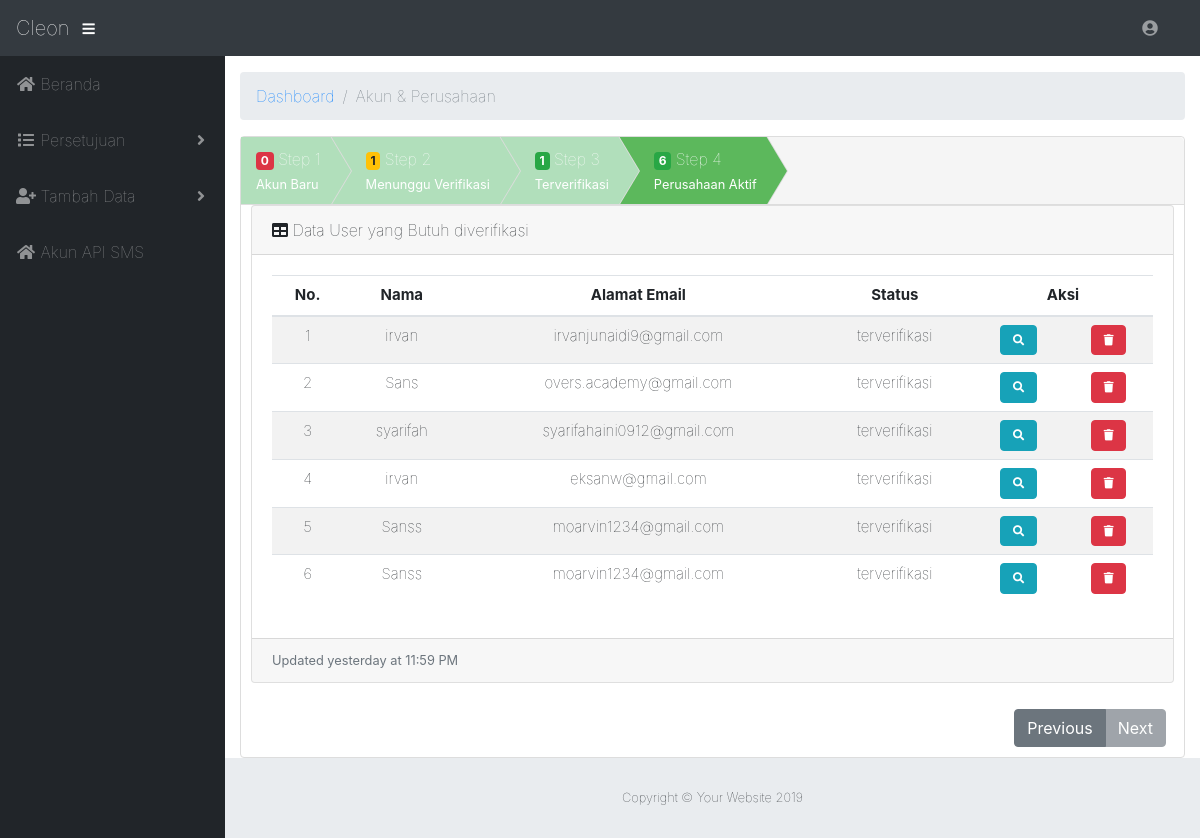
Page /admin/pengajuan_akun.php (signed in) on the committed database.
### tables this page shows
CREATE TABLE `tb_perusahaan` (
  `id_perusahaan` int(11) NOT NULL,
  `id_akun` int(11) NOT NULL,
  `nm_perusahaan` varchar(50) NOT NULL,
  `alamat_perusahaan` varchar(50) NOT NULL,
  `status_aktif` enum('terkirim','ditolak','diterima') NOT NULL
);

CREATE TABLE `tb_akun` (
  `id_akun` int(11) NOT NULL,
  `username` varchar(50) NOT NULL,
  `email` varchar(50) NOT NULL,
  `password` varchar(32) NOT NULL,
  `status_akun` enum('pengajuan','belum_verifikasi','terverifikasi','ditolak') NOT NULL DEFAULT 'pengajuan',
  `level` enum('admin','user') NOT NULL DEFAULT 'user',
  `hint` varchar(32) NOT NULL,
  `tipe_akun` enum('perusahaan','mitra') NOT NULL,
  `nm_user` varchar(50) NOT NULL,
  `no_hp` varchar(100) NOT NULL
);

### admin/pengajuan_akun.php (the view, shortened to what this page needs)
<?php
include '../koneksi/koneksi.php';
?>
<!DOCTYPE html>
<html lang="en">
<?php include 'view/head.php'; ?>
<body id="page-top">
<?php include 'view/navbar.php'; ?>
  <div id="wrapper">
    <?php include 'view/sidebar.php'; ?>
    <div id="content-wrapper">
      <div class="container-fluid">
        <ol class="breadcrumb">
          <li class="breadcrumb-item">
            <a href="index.php">Dashboard</a>
          </li>
          <li class="breadcrumb-item active">Akun & Perusahaan</li>
        </ol>
 <?php
 $nonaktiv  = mysqli_query($config,"SELECT * FROM tb_akun WHERE status_akun='pengajuan' OR status_akun='ditolak' AND level='user'");
  $count    = mysqli_num_rows($nonaktiv);
  $tempat   = mysqli_query($config,"SELECT * FROM tb_akun WHERE status_akun='belum_verifikasi' AND level='user'");
  $count2   = mysqli_num_rows($tempat);
  $tempat3  = mysqli_query($config,"SELECT * FROM tb_akun JOIN tb_perusahaan ON tb_akun.id_akun=tb_perusahaan.id_akun WHERE tb_perusahaan.status_aktif='terkirim' AND tb_akun.status_akun='terverifikasi' AND level='user' OR tb_perusahaan.status_aktif='ditolak' AND tb_akun.status_akun='terverifikasi' AND level='user'");
  $count3   = mysqli_num_rows($tempat3);
  $tempat4  = mysqli_query($config,"SELECT * FROM tb_akun JOIN tb_perusahaan ON tb_akun.id_akun=tb_perusahaan.id_akun WHERE tb_perusahaan.status_aktif='diterima' AND tb_akun.status_akun='terverifikasi' AND level='user'");
  $count4   = mysqli_num_rows($tempat4);
 ?>
        <div id="smartwizard">
            <ul>
                <li><a href="#step-1"><span class="badge badge-danger"><?php echo $count ?></span> Step 1<br /><small> Akun Baru</small></a></li>
                <li class=""><a href="#step-2"><span class="badge badge-warning"><?php echo $count2 ?></span> Step 2<br /><small> Menunggu Verifikasi</small></a></li>
                <li><a href="#step-3"><span class="badge badge-success"><?php echo $count3 ?></span> Step 3<br /><small> Terverifikasi</small></a></li>
                <li><a href="#step-4"><span class="badge badge-success"><?php echo $count4 ?></span> Step 4<br /><small> Perusahaan Aktif</small></a></li>
            </ul>
            <div>
                <div id="step-4" class="">
                  <div class="card mb-3">
                  <div class="card-header">
                  <i class="fas fa-table"></i>
                  Data User yang Butuh diverifikasi</div>
                  <div class="card-body">
                  <div class="table-responsive">
                    <table class="table table-striped" id="dataTable" width="100%" cellspacing="0">
                      <thead>
                        <tr>
                          <th><center>No.</center></th>
                          <th><center>Nama</center></th>
                          <th><center>Alamat Email</center></th>
                          <th><center>Status</center></th>
                          <th colspan="2"><center>Aksi</center></th>
                        </tr>
                      </thead>
                      <tbody>
                        <?php
                          $no=1;
                          while($akun=mysqli_fetch_array($tempat4)){
                        ?>
                        <tr>
                          <td><center><?php echo $no++?></center></td>
                          <td><center><?php echo $akun['nm_user'] ?></center></td>
                          <td><center><?php echo $akun['email'] ?></center></td>
                          <td><center><?php echo $akun['status_akun'] ?></center></td>
                          <td><center><a href="#" class="smaller btn btn-info" title="edit" data-toggle="modal" data-target="#lihat<?php echo $akun['id_akun'];?>"><i class="smaller fas fa-search"></i></a></center></td>
                          <td><center><a href="../aksi/admin/hapus_akun.php?id=<?php echo $akun['id_akun'];?>" class="smaller btn btn-danger" onclick="return confirm('Anda yakin mau menghapus data ini ?')"><i class="smaller fas fa-trash"></i></a></center></td>
                        </tr>
                        <?php
                          }
                        ?>
                      </tbody>
                    </table>
                  </div>
                  </div>
                  <div class="card-footer small text-muted">Updated yesterday at 11:59 PM</div>
                  </div>
                </div>
            </div>
        </div>
      <?php include 'view/footer.php'; ?>
    </div>
  </div>
</body>
</html>

### rows in the picture
tb_perusahaan: id_akun.nm_user "irvan", id_akun.email "irvanjunaidi9@gmail.com", id_akun.status_akun "terverifikasi"
tb_perusahaan: id_akun.nm_user "Sans", id_akun.email "overs.academy@gmail.com", id_akun.status_akun "terverifikasi"
tb_perusahaan: id_akun.nm_user "syarifah", id_akun.email "syarifahaini0912@gmail.com", id_akun.status_akun "terverifikasi"
tb_perusahaan: id_akun.nm_user "irvan", id_akun.email "eksanw@gmail.com", id_akun.status_akun "terverifikasi"
tb_perusahaan: id_akun.nm_user "Sanss", id_akun.email "moarvin1234@gmail.com", id_akun.status_akun "terverifikasi"
tb_perusahaan: id_akun.nm_user "Sanss", id_akun.email "moarvin1234@gmail.com", id_akun.status_akun "terverifikasi"

### other values in the picture
$count "0"
$count2 "1"
$count3 "1"
$count4 "6"
